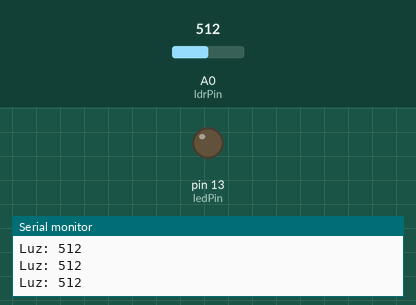
Bench run of a sketch on a simulated Arduino Uno, built with avr-gcc and run on an emulated ATmega328P. On the bench: output pins drawn as LEDs (lit = HIGH), the last lines printed to the serial monitor. The inputs (shaded band) are chosen by the test bench; at power-on: A0 (ldrPin) = 512.

Above: at 1.3 s.
1.4 s: A0 (ldrPin) set to 412
2.9 s: A0 (ldrPin) set to 388
At 4.1 s:
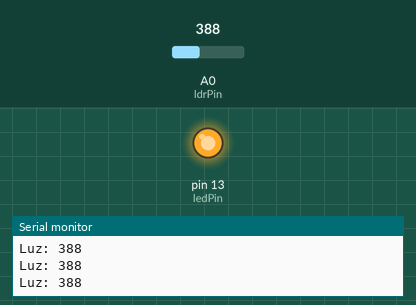
4.5 s: A0 (ldrPin) set to 410
At 5.2 s:
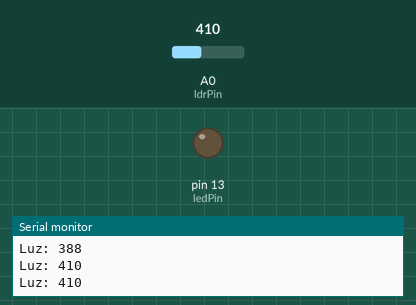
6.0 s: A0 (ldrPin) set to 390
At 6.4 s:
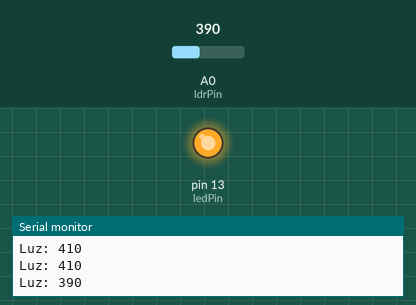
Timing chart, 0 to 8.5 s (numbered marks = the images above; inputs shaded):
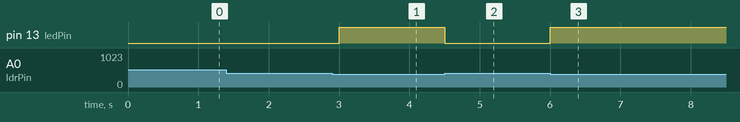

The sketch:

cidade_inteligente.ino
```cpp
const int ldrPin = A0;      // Entrada do divisor de tensão com LDR
const int ledPin = 13;      // LED indicador de escuridão

// Limite de leitura analógica (0 a 1023)
const int darkThreshold = 400;  // Ajuste conforme sua iluminação

void setup() {
  pinMode(ledPin, OUTPUT);
  Serial.begin(9600);
}

void loop() {
  int lightLevel = analogRead(ldrPin);
  Serial.print("Luz: ");
  Serial.println(lightLevel);

  if (lightLevel < darkThreshold) {
    digitalWrite(ledPin, HIGH);  // Está escuro → acende LED
  } else {
    digitalWrite(ledPin, LOW);   // Está claro → apaga LED
  }

  delay(500);
}
```

Measured:
- the behaviour switches between 400 and 399 on A0 (ldrPin) (found by bisection; images 0 and 1)
- after the input at 2.9 s, pin 13 (ledPin): LOW → HIGH after 0.10 s
- after the input at 4.5 s, pin 13 (ledPin): HIGH → LOW at once
- after the input at 6.0 s, pin 13 (ledPin): LOW → HIGH at once
